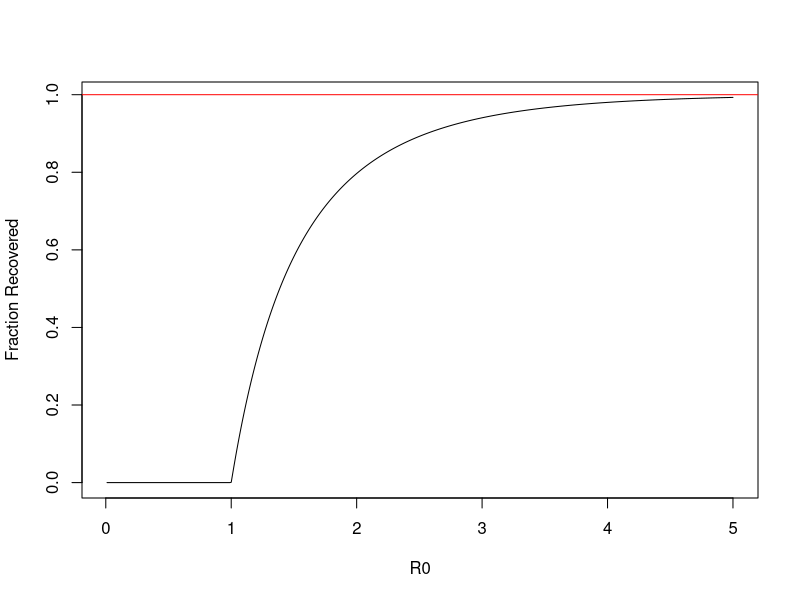
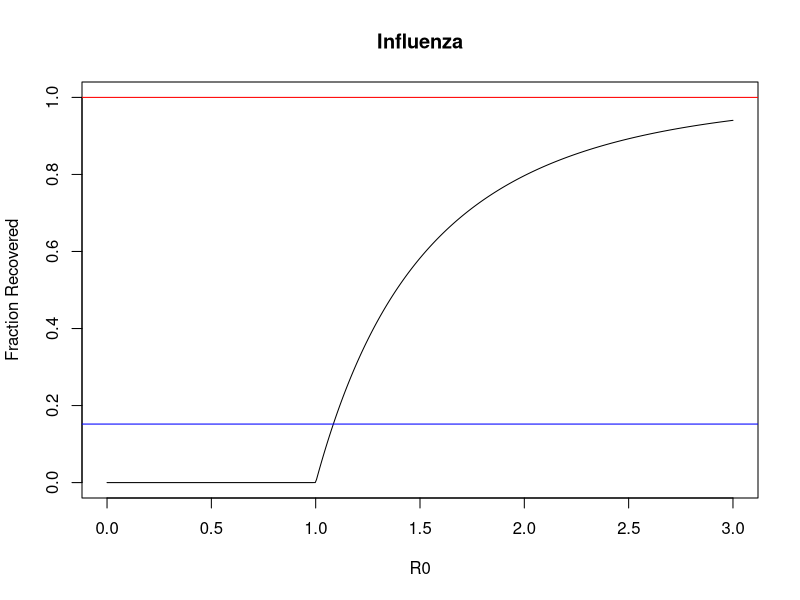
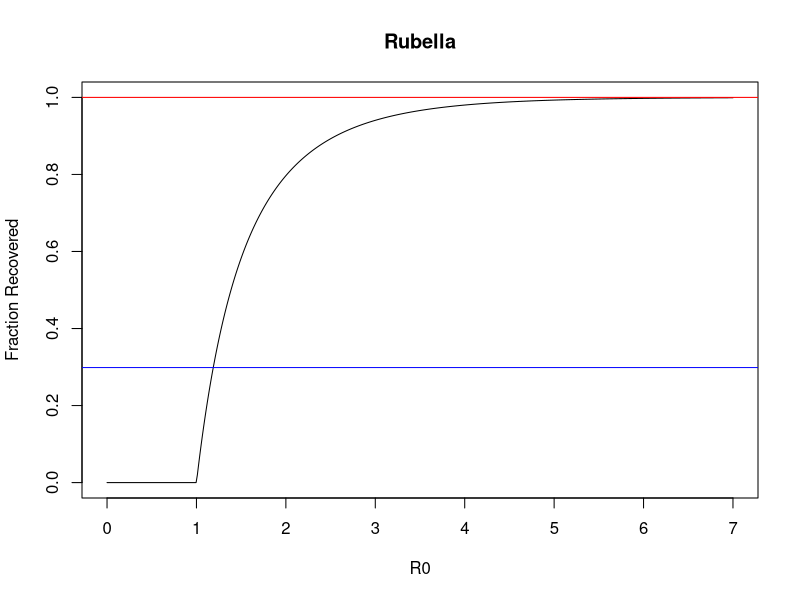
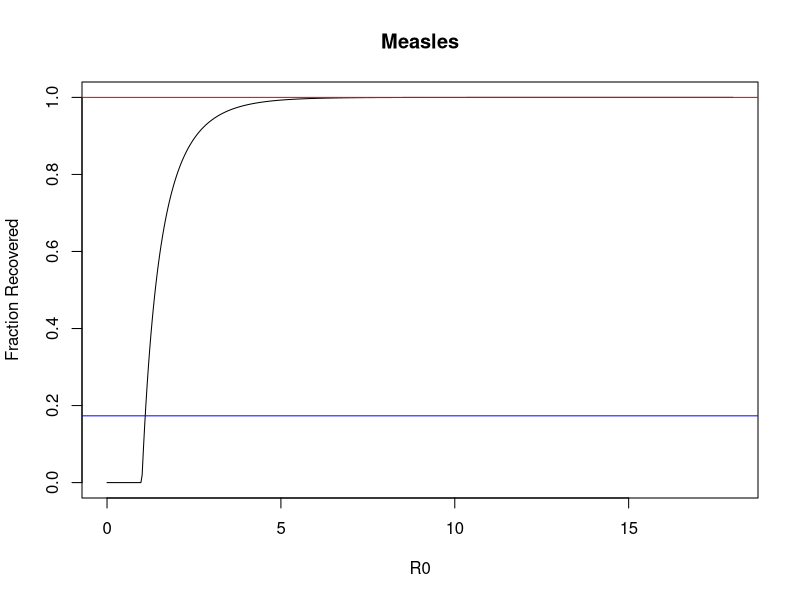
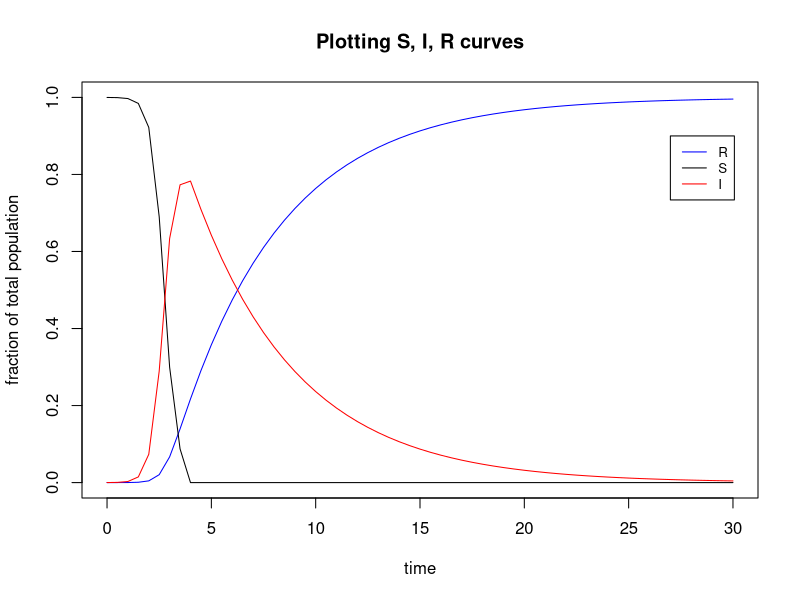
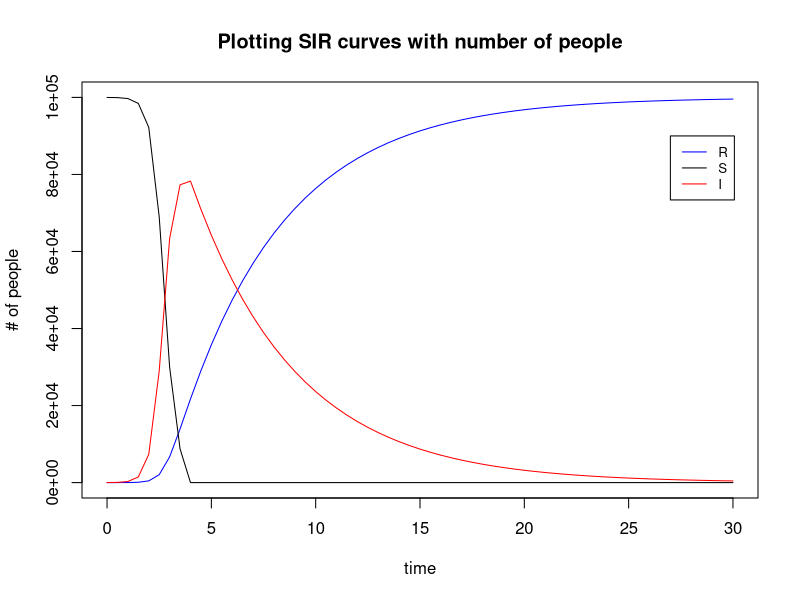
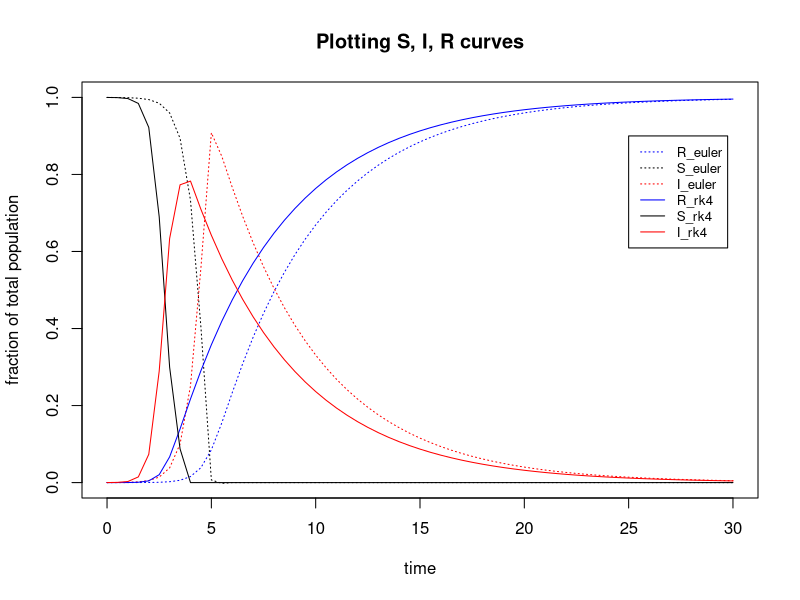

These charts were generated, in order, by the following R code:
## ---- chunk 1
knitr::opts_chunk$set(fig.width=9, fig.height=9,
                      error=TRUE, echo=TRUE, eval=TRUE, warning=FALSE, message=FALSE)
## ---- chunk 2
## This is for SIR model
Funct<-function(x,R0){
	return(1-exp(-R0*x)-x)
}
DeriFunct<-function(x,R0){
	return(R0*exp(-R0*x)-1)
}

## Prototype example of the method
xn<-1000000 # a very large number
xnp1<-1 # a guesstimate of the root
Eps<-10^(-3) # tolerance
R0 <- 0.5
print(abs(xn-xnp1)>Eps)
while(abs(xn-xnp1)>Eps){
	xn<-xnp1
	xnp1<-xn-Funct(xn,R0)/DeriFunct(xn,R0)
	print(abs(xn-xnp1)>Eps)
	print(xnp1)
}


## Implementation to plot fraction recovered
RInf<-function(R0,Funct,DeriFunct){
	xn<-1000000 # a very large number
	xnp1<-1 # a guesstimate of the root
	Eps<-10^{-3} # tolerance
	# RO <- 0.5
	while(abs(xn-xnp1) > Eps){
		xn<-xnp1
		xnp1<-xn - (Funct(xn,R0)/DeriFunct(xn,R0))
		# printing output
	# 	print(paste0('abs(xn-xnp1) ',abs(xn-xnp1)))
	# 	print(paste0('T or F is ',abs(xn-xnp1) > Eps))
	# 	print(paste0('xn is ',xn))
	#   print(paste0('xnp1 is ',xnp1))
	}
	return(xnp1)
}

R0s<-seq(0.01,5,length.out=500)
RecFracs<-rep(0,500)
for (i in 1:length(R0s)){
  # print(i)
  # print(paste0('RO is ',R0s[i]))
  RecFracs[i]<-RInf(R0s[i],Funct,DeriFunct)
}
plot(RecFracs~R0s,t="l",xlab="R0",ylab="Fraction Recovered")
abline(h=1,col="red")


## ---- chunk 3

# influenza
R0s<-seq(0,3,length.out=500)
RecFracs<-rep(0,500)
for (i in 1:length(R0s)){
  # print(i)
  # print(paste0('RO is ',R0s[i]))
  RecFracs[i]<-RInf(R0s[i],Funct,DeriFunct)
}
plot(RecFracs~R0s,t="l",xlab="R0",ylab="Fraction Recovered", ylim=c(0,1),
     main='Influenza')
abline(h=1,col="red")


# calculating R for herd immunity threshold
R0 <- 1.2
R <- log(1/R0)/(-R0)
abline(h=R, col='blue')

# rubella; R0 = [6, 7]
R0s<-seq(0,7,length.out=500)
RecFracs<-rep(0,500)
for (i in 1:length(R0s)){
  # print(i)
  # print(paste0('RO is ',R0s[i]))
  RecFracs[i]<-RInf(R0s[i],Funct,DeriFunct)
}
plot(RecFracs~R0s,t="l",xlab="R0",ylab="Fraction Recovered", ylim=c(0,1),
     main='Rubella')
abline(h=1,col="red")

# calculating R for herd immunity threshold
R0 <- 6
R <- log(1/R0)/(-R0)
abline(h=R, col='blue')


# measles; R0 = [16, 18]
R0s<-seq(0,18,length.out=500)
RecFracs<-rep(0,500)
for (i in 1:length(R0s)){
  # print(i)
  # print(paste0('RO is ',R0s[i]))
  RecFracs[i]<-RInf(R0s[i],Funct,DeriFunct)
}
plot(RecFracs~R0s,t="l",xlab="R0",ylab="Fraction Recovered", ylim=c(0,1),
     main='Measles')
abline(h=1,col="red")

# calculating R for herd immunity threshold
R0 <- 16
R <- log(1/R0)/(-R0)
abline(h=R, col='blue')

## ---- chunk 4
library(deSolve)
library(dplyr)

## the derivative of the logistic
SIR_R<-function(t, state, parameters) { 
  X <- state[1] ## the first element is the density of X at time t
  r <- parameters[1] ## the first parameter is the recovery rate
  R0 <- parameters[2] ## R0
  S0 <- parameters[3] ## S0
  dR<- r*(1- S0*exp(-R0*X) - X)
  return(list(dR)) ## for some reason, you have to return a list
}

SIR_S<-function(t, state, parameters) { 
  X <- state[1] ## the first element is the density of X at time t
  r <- parameters[1] ## the first parameter is the recovery rate
  R0 <- parameters[2] ## R0
  S0 <- parameters[3] ## S0
  dS<- -r*R0*X*(1-X-(1/R0)*(log(S0)-log(X)))
  return(list(dS)) ## for some reason, you have to return a list
}

t  <- seq(0,30,0.5)
r <- 0.2; R0 <- 18; S0 <- 0.9999;
parameters <- c(r = r, R0 = R0, S0 = S0)
x <- c(R = 0)
y <- c(S = 0.9999)

## reasonable numerical solution with rk4 (Runge-Kutta 4th-order ODE solver)
out_R <- as.data.frame(rk4(x, t, SIR_R, parameters))
out_S <- as.data.frame(rk4(y, t, SIR_S, parameters)) ; out_S$S[is.nan(out_S$S)]<-0  # replace NaN with 0
out_I <- left_join(out_R,out_S, by=c('time'='time')) %>% mutate(I=1-R-S)
#

# plot SIR graphs (time step is adjusted to 0.5)
# plot R
plot(out_R$t, out_R$R, type='l', col = "blue", cex = 0.5,  ylim=c(0,1), xlab='time', ylab='fraction of total population', main = 'Plotting S, I, R curves')
# plot S
points(out_S$t, out_S$S, type='l', col = "black", cex = 0.5)
# plot I
points(out_I$t, out_I$I, type='l', col = "red", cex = 0.5)
# legend
legend(27,0.9,legend=c("R", "S","I"),
       col=c("blue", "black",'red'), lty=1, cex=0.8)
  
## ---- chunk 5
## multiplying number of total population
N <- 100000
out_SIR <- left_join(out_R,out_S, by=c('time'='time')) %>% mutate(I=1-R-S) %>% 
  mutate(n_R=R*N) %>% mutate(n_S=S*N) %>% mutate(n_I=I*N)

# plot SIR graphs (time step is adjusted to 0.5)
# plot R
plot(out_SIR$t, out_SIR$n_R, type='l', col = "blue", cex = 0.5, ylim=c(0,N), xlab='time', ylab='# of people', main = 'Plotting SIR curves with number of people')
# plot S
points(out_SIR$t, out_SIR$n_S, type='l', col = "black", cex = 0.5)
# plot I
points(out_SIR$t, out_SIR$n_I, type='l', col = "red", cex = 0.5)
# legend
legend(27,N-10000,legend=c("R", "S","I"),
       col=c("blue", "black",'red'), lty=1, cex=0.8)

# people recovered in day 5 and 10
out_SIR %>% filter(time %in% c(5,10)) %>% select(time,n_R)
## ---- chunk 6

## reasonable numerical solution with euler
eu_R <- as.data.frame(euler(x, t, SIR_R, parameters))
eu_S <- as.data.frame(euler(y, t, SIR_S, parameters)) ; eu_S$S[is.nan(eu_S$S)]<-0  # replace NaN with 0
eu_I <- left_join(eu_R,eu_S, by=c('time'='time')) %>% mutate(I=1-R-S)

# plot SIR graphs (time step is adjusted to 0.5)
# plot R
plot(eu_R$t, eu_R$R, type='l', lty=3, col = "blue", cex = 0.5,  ylim=c(0,1), xlab='time', ylab='fraction of total population', main = 'Plotting S, I, R curves')
# plot S
points(eu_S$t, eu_S$S, type='l',lty=3, col = "black", cex = 0.5)
# plot I
points(eu_I$t, eu_I$I, type='l',lty=3, col = "red", cex = 0.5)

# Rk4 original plot
# plot R
points(out_R$t, out_R$R, type='l', col = "blue", cex = 0.5)
# plot S
points(out_S$t, out_S$S, type='l', col = "black", cex = 0.5)
# plot I
points(out_I$t, out_I$I, type='l', col = "red", cex = 0.5)
# legend
legend(25,0.9,legend=c("R_euler", "S_euler","I_euler","R_rk4", "S_rk4","I_rk4" ),
       col=c("blue", "black",'red'), lty=c(3,3,3, 1,1,1), cex=0.8)
